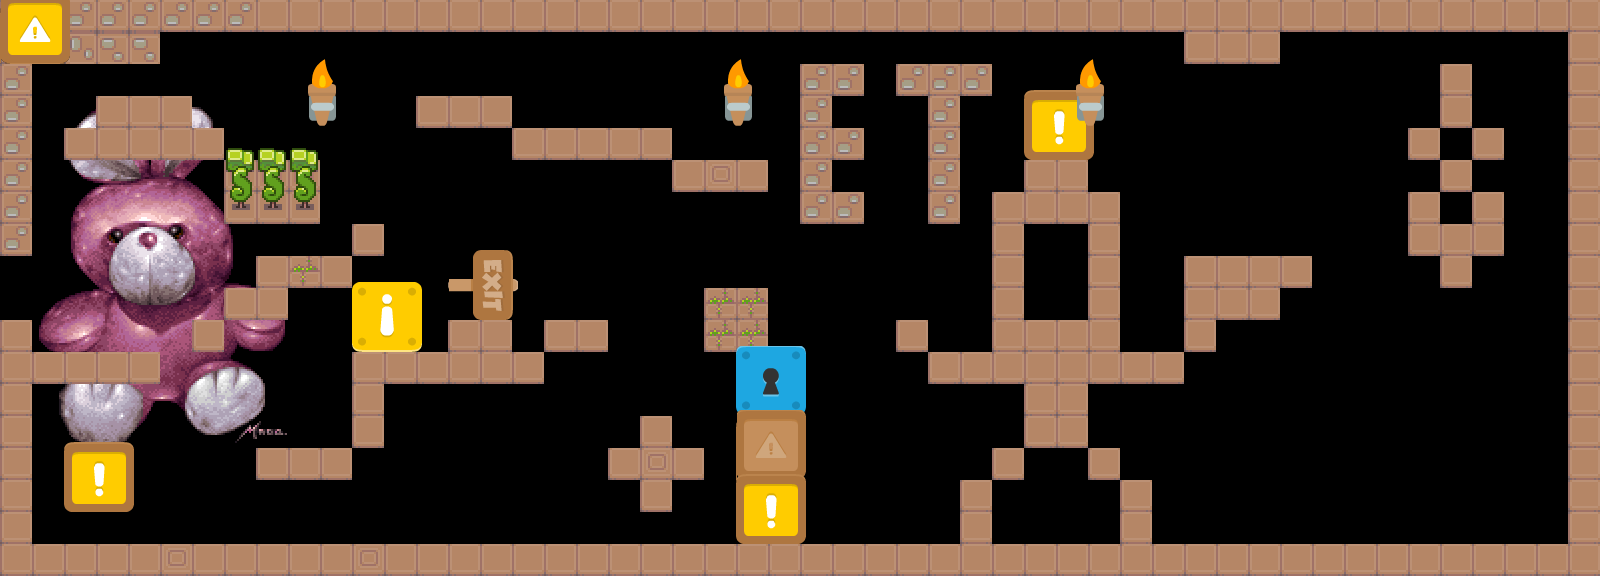

This is a level from a 2D game, rendered from its Tiled map with the project's own tilesets. A one-line summary and the map file follow, with tile-layer data summarised:
An orthogonal 50x18 tile map with 32x32 px tiles, 4 tile layers (Tile Layer 1, Tile Layer 2, Tile Layer 3, Tile Layer 4), 4 tilesets, 1 image layer and 11 objects (door, collision, ramp).

<map version="1.0" tiledversion="1.0.3" orientation="orthogonal" renderorder="right-down" width="50" height="18" tilewidth="32" tileheight="32" nextobjectid="12">
 <tileset firstgid="1" name="ground_1x1" tilewidth="32" tileheight="32" tilecount="25" columns="25">
  <image source="../tiles/ground_1x1.png" width="800" height="32" />
  <tile id="1">
   <properties>
    <property name="bounce" value="1" />
   </properties>
  </tile>
 </tileset>
 <tileset firstgid="26" name="walls_1x2" tilewidth="32" tileheight="64" tilecount="8" columns="8">
  <image source="../tiles/walls_1x2.png" width="256" height="64" />
 </tileset>
 <tileset firstgid="34" name="coin" tilewidth="32" tileheight="32" tilecount="6" columns="6">
  <image source="../../sprites/coin.png" width="192" height="32" />
 </tileset>
 <tileset firstgid="40" name="tiles2" tilewidth="70" tileheight="70" tilecount="156" columns="12">
  <image source="../tiles/tiles2.png" width="840" height="910" />
 </tileset>
 <imagelayer name="Image Layer 1" x="39" y="107" offsetx="39" offsety="107">
  <image source="../../sprites/bunny.png" trans="55ffff" width="248" height="340" />
  <properties>
   <property name="alpha" value="0.8" />
   <property name="x" value="300" />
  </properties>
 </imagelayer>
 <layer name="Tile Layer 1" width="50" height="18">
  <properties>
   <property name="collides" value="true" />
  </properties>
  <data>[900 cells, 249 non-empty, 7 distinct tile ids]</data>
 </layer>
 <layer name="Tile Layer 2" width="50" height="18">
  <properties>
   <property name="collides" value="false" />
  </properties>
  <data>[900 cells, 15 non-empty, 1 distinct tile ids]</data>
 </layer>
 <objectgroup name="Object Layer 1">
  <object id="1" name="exit" type="door" x="475" y="430" width="44" height="114">
   <properties>
    <property name="open" value="false" />
   </properties>
  </object>
  <object id="2" name="sun" type="collision" x="793" y="340" width="77" height="70">
   <ellipse />
  </object>
  <object id="3" gid="34" x="443" y="244" width="32" height="32">
   <properties>
    <property name="alpha" value="0.5" />
   </properties>
  </object>
  <object id="4" gid="34" x="483" y="267" width="32" height="32" />
  <object id="5" gid="34" x="513" y="237" width="32" height="32">
   <properties>
    <property name="alpha" value="0.5" />
   </properties>
  </object>
  <object id="6" gid="34" x="549" y="229" width="32" height="32" />
  <object id="7" gid="34" x="580" y="249" width="32" height="32">
   <properties>
    <property name="body.gravity.y" value="5" />
   </properties>
  </object>
  <object id="8" gid="34" x="610" y="278" width="32" height="32" />
  <object id="9" gid="34" x="639" y="309" width="32" height="32" />
  <object id="10" gid="34" x="662" y="342" width="32" height="32" />
  <object id="11" name="ramp" x="158" y="462">
   <polyline points="-28,2 52,-55 189,-21 91,-21 75,78 -40,79 -30,3" />
  </object>
 </objectgroup>
 <layer name="Tile Layer 3" width="50" height="18">
  <data>[900 cells, 7 non-empty, 5 distinct tile ids]</data>
 </layer>
 <layer name="Tile Layer 4" width="50" height="18">
  <data>[900 cells, 6 non-empty, 2 distinct tile ids]</data>
 </layer>
</map>
